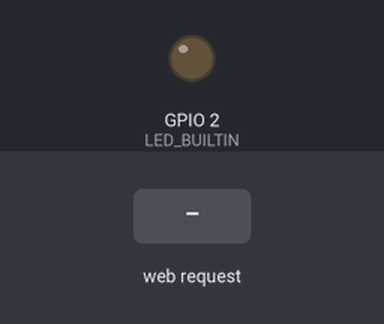
A sketch run on a simulated ESP32. On the bench: output pins drawn as LEDs (lit = HIGH). The inputs (shaded band) are chosen by the test bench. WiFi joins after 1.5 s; servers stay silent unless stated; network time is answered at once with the bench clock; the local clock reads 2024-03-15 10:24:30 at power-on unless the sketch sets it; what the sketch prints to the serial monitor is not drawn.

Above: at 2.7 s.
2.8 s: HTTP request GET /ON received
At 3.6 s:
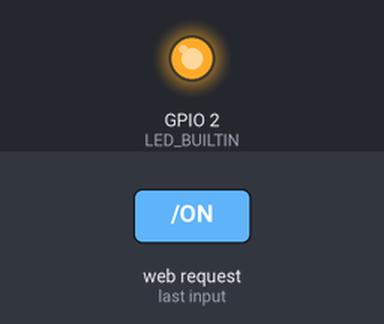
4.3 s: HTTP request GET /OFF received
At 4.8 s:
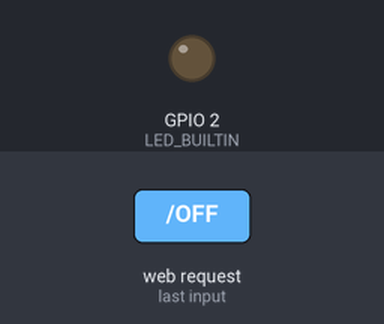
Timing chart, 0 to 7.3 s (numbered marks = the images above; inputs shaded):
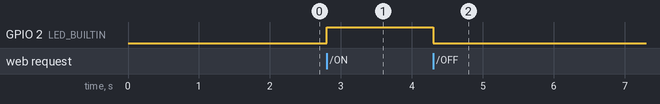

Measured:
- after the input at 2.8 s, GPIO 2 (LED_BUILTIN): LOW → HIGH at once
- after the input at 4.3 s, GPIO 2 (LED_BUILTIN): HIGH → LOW at once

The sketch:

BlinkServer.ino
```cpp
#include <WiFi.h>
#include <NTPClient.h>
#include <WiFiUdp.h>

const char* ssid     = "JAZZTEL_ZXjb";
const char* password = "ysg2h575k9fk";

int LED_BUILTIN = 2;

WiFiServer wifiServer(69);
WiFiUDP ntpUDP;
NTPClient timeClient(ntpUDP);

void setup()
{
    pinMode(LED_BUILTIN, OUTPUT);
    Serial.begin(115200);
    delay(10);

    Serial.print("Connecting to ");
    Serial.println(ssid);
    WiFi.begin(ssid, password);

    while (WiFi.status() != WL_CONNECTED)
    { delay(500); Serial.print("."); }

    Serial.println("\nWiFi connected.");
    Serial.print("IP address: ");
    Serial.println(WiFi.localIP());

    wifiServer.begin();
    timeClient.begin();
    timeClient.setTimeOffset(7200);
}

void loop()
{
  WiFiClient wifiClient = wifiServer.available();
  if (wifiClient)
  {
    Serial.println("New Client.");
    String currentLine = "";
    String mensaje = " - No comand passed";
    while (wifiClient.connected())
    {
      if (wifiClient.available())
      {
        char c = wifiClient.read();
        Serial.write(c);
        if (c == '\n')
        {
          if (currentLine.length() == 0)
          {
            wifiClient.println("HTTP/1.1 200 OK");
            wifiClient.println("Content-type:text/html");
            wifiClient.println();

            //wifiClient.print("<style>body{margin:0;white-space:nowrap;}.boton{width:40vw;height:90vh;margin:5vh 5vw;font-size:20vw;}</style>");

            //wifiClient.print("<a href='/H'><button class='boton'>ON</button></a>");
            //wifiClient.print("<a href='/L'><button class='boton'>OFF</button></a>");

            timeClient.forceUpdate();
            String formattedDate = timeClient.getFormattedDate();
            int splitT = formattedDate.indexOf("T");
            wifiClient.print(formattedDate.substring(splitT+1, formattedDate.length()-1));
            wifiClient.print(mensaje);

            wifiClient.println();
            break;
          }
          else
          { currentLine = ""; }
        }
        else if (c != '\r')
        { currentLine += c; }

        if (currentLine.endsWith("GET /ON"))
        { digitalWrite(LED_BUILTIN, HIGH); mensaje = " - LED: ON";}
        if (currentLine.endsWith("GET /OFF"))
        { digitalWrite(LED_BUILTIN, LOW); mensaje = " - LED: OFF"; }
      }
    }
    wifiClient.stop();
    Serial.println("Client Disconnected.\n");
  }
}
```
